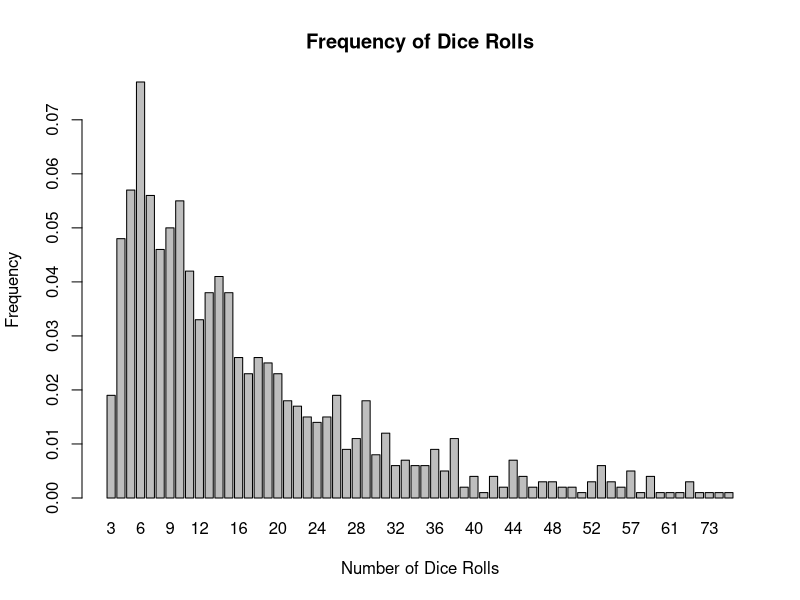

Reproduce this figure in R.
## ---- chunk 1
coordinate = matrix(c(1:5, 10:6, 11:15, 20:16, 21:25),
                    nrow = 5, ncol = 5, byrow = T)
position = matrix(c(0), nrow = 5, ncol = 5, byrow = T)
dice = c() #runif(1, 0, 7)
numberOfSimulations = 1000
xValues = c()


# Enter Coordinate Values (1:25)
ladderTop = c(11,17,18,12)
ladderBottom = c(3,6,9,10)
chuteTop = c(14,19,24,22)
chuteBottom = c(4,8,16,20)

bounceBack = function(lastDiceRoll, initialPosition) {
  finalPosition = 50 - lastDiceRoll - initialPosition
  return(finalPosition) }


for(i in 1:numberOfSimulations) {
  dice = c()
  position = matrix(c(0), nrow = 5, ncol = 5, byrow = T)
  position[1] = 1
  
  while(position[which(coordinate == 25)] == 0) {
    # while the pawn is not at the last position
    
    # roll the dice
    dice = append(dice, round(runif(1, 0, 7)))
    while(dice[length(dice)] == 7 || dice[length(dice)] == 0) {dice[length(dice)] = round(runif(1, 0, 7))}
    
    # determine where the pawn is and where it should end up
    presentCoordinatePosition = coordinate[which(position == 1)]
    futureCoordinatePosition = presentCoordinatePosition + dice[length(dice)]
    # if the pawn moves past the 25th position, bounce back
    if(futureCoordinatePosition > 25) {futureCoordinatePosition = bounceBack(dice[length(dice)], presentCoordinatePosition) }
    
    # if the pawn lands on top of a chute (snake head), slide down to the bottom
    if(length(which(chuteTop == futureCoordinatePosition)) == 1) {futureCoordinatePosition = chuteBottom[which(chuteTop == futureCoordinatePosition)] }
    # if the pawn lands on the bottom of a ladder, climb to the top
    if(length(which(ladderBottom == futureCoordinatePosition)) == 1) {futureCoordinatePosition = ladderTop[which(ladderBottom == futureCoordinatePosition)] }
    
    position = matrix(c(0), nrow = 5, ncol = 5, byrow = T)
    position[which(coordinate == futureCoordinatePosition)] = 1 }
  
  xValues = append(xValues, length(dice)) 
  }

barplot(table(xValues)/numberOfSimulations, xlab = "Number of Dice Rolls", ylab = "Frequency", ylim = c(0,max(table(xValues)/numberOfSimulations)), main = "Frequency of Dice Rolls")
print(paste("The average number of dice rolls for", numberOfSimulations, "simulations is", round(mean(xValues)), "."))



